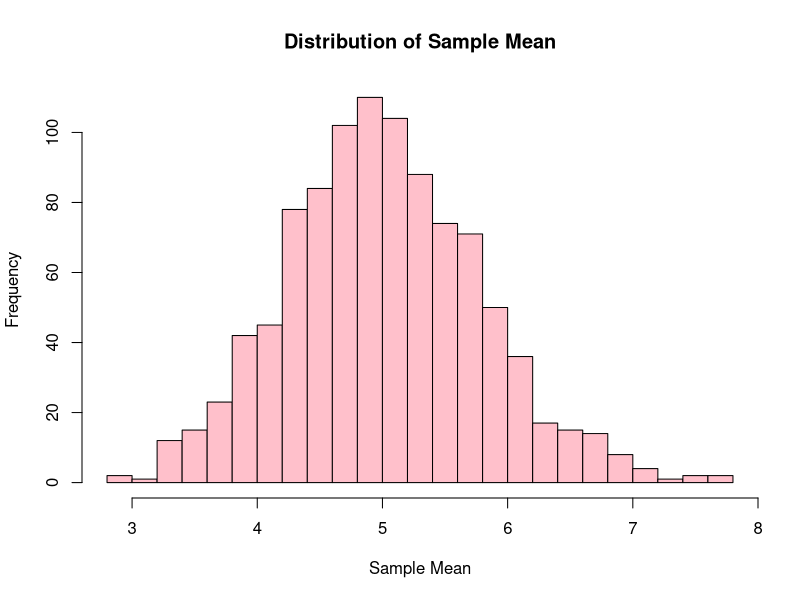
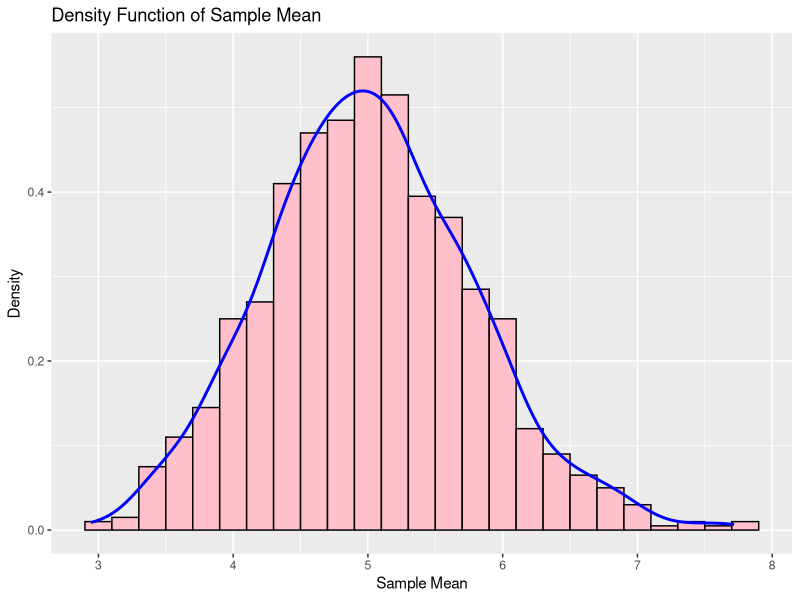
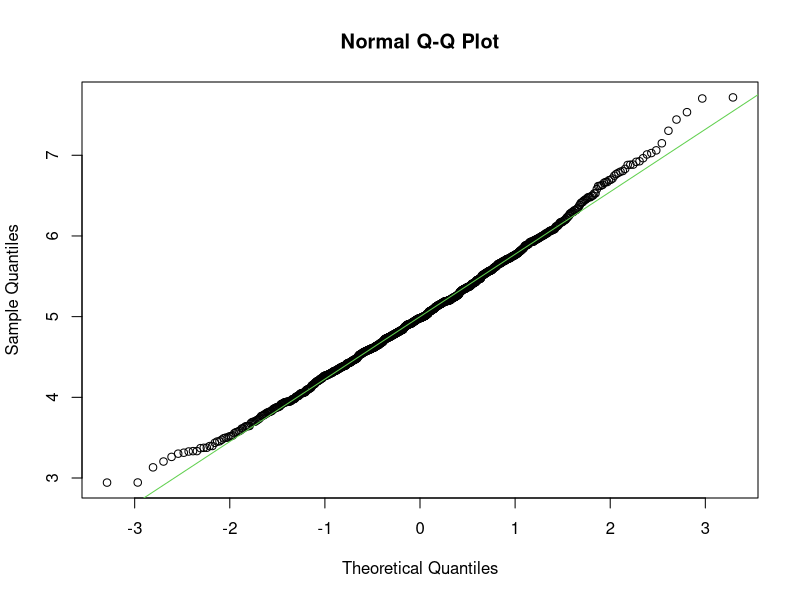

Recreate these plots in R, in order.
## ---- chunk 1
# set up parameters for the simulation
sim_number <- 1000
lambda <- 0.2
n <- 40
# set up the seed to get the same simulation result
set.seed(123)
# run the simulation for 1000 times for the average of 40 exponentials
sim_mean = NULL
for (i in 1 : sim_number) sim_mean = c(sim_mean, mean(rexp(n, rate=lambda)))
## ---- chunk 2
hist(sim_mean, breaks = 20, col = "pink", xlab = "Sample Mean", main = "Distribution of Sample Mean")
## ---- chunk 3
# sample mean
sample_mean <- mean(sim_mean)
sample_mean
# theoretical mean
theory_mean <- 1/lambda
theory_mean
## ---- chunk 4
# sample variance
sample_var <- var(sim_mean)
sample_var
# theoretical variance
theory_var <- (1/lambda)^2/n
theory_var
## ---- chunk 5
# load the plotting library
library(ggplot2)
# draw the density with ggplot
sample_data <- data.frame(sim_mean);
m <- ggplot(sample_data, aes(x = sim_mean))
m <- m + geom_histogram(aes(y = ..density..), colour = "black", fill = "pink", binwidth = 0.2)
m <- m + geom_density(colour = "blue", size = 1)
m <- m + xlab("Sample Mean") + ylab("Density") +  ggtitle("Density Function of Sample Mean")
m
## ---- chunk 6
# sample confidence interval of 95%
sample_CI <- round (mean(sim_mean) + c(-1,1)*1.96*sd(sim_mean)/sqrt(n),3)
sample_CI
# theoretical confidence interval of 95%
theory_CI <- theory_mean + c(-1,1)*1.96*sqrt(theory_var)/sqrt(n)
theory_CI
## ---- chunk 7
qqnorm(sim_mean, main = "Normal Q-Q Plot")
qqline(sim_mean, col = "3")
